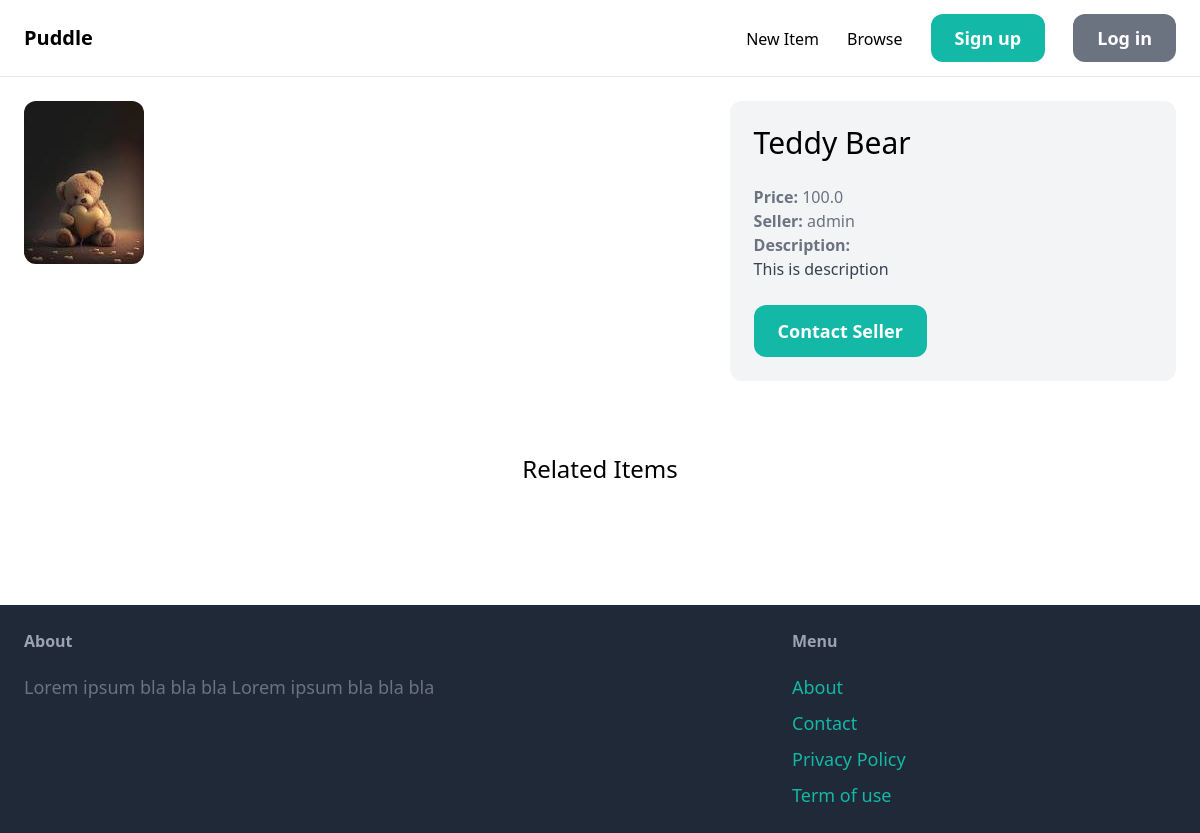
The app's page /items/1/, older data.
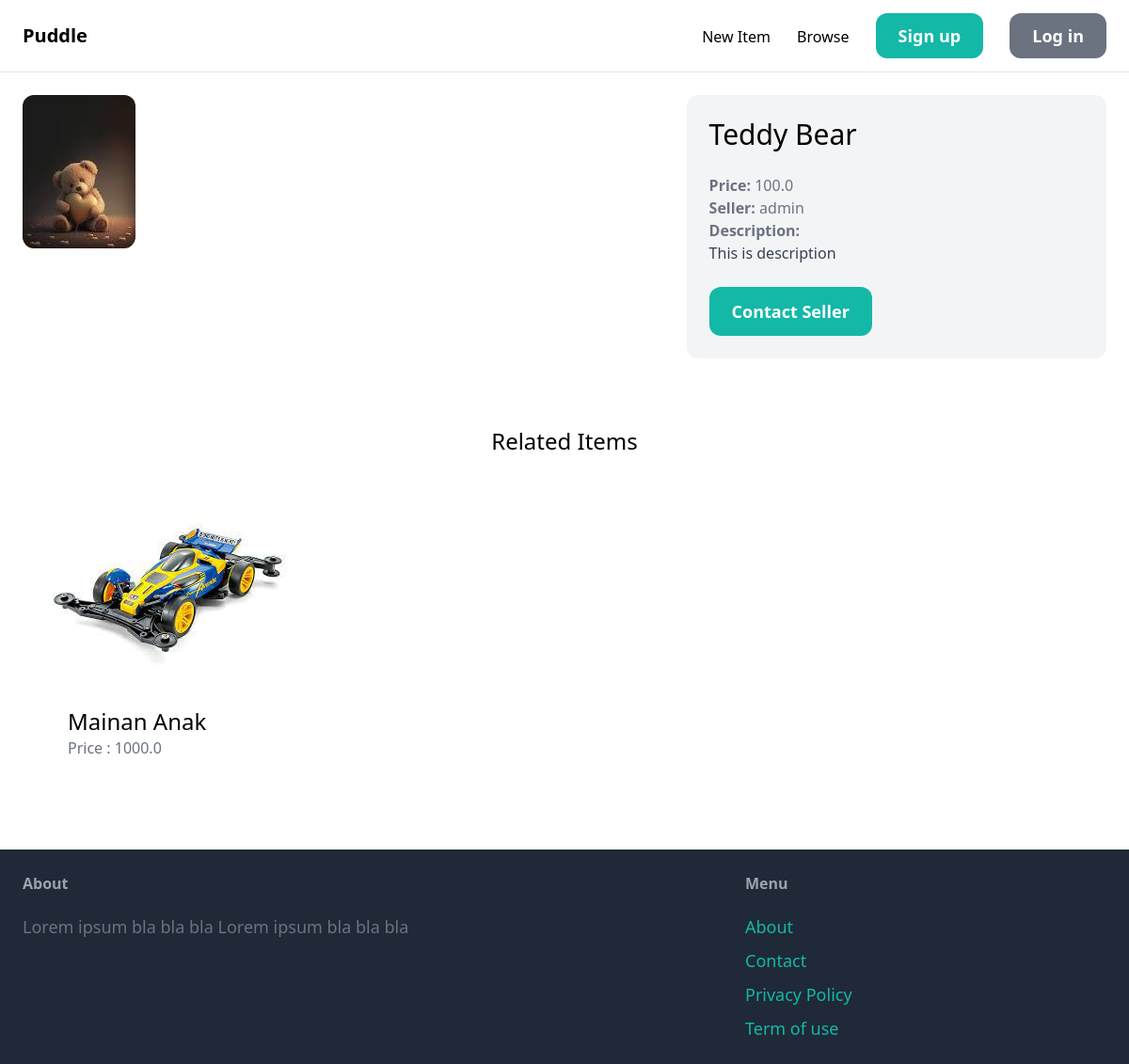
The same page, newer data.
### item/models.py (models this page shows, shortened)
class Item(models.Model):
    category = models.ForeignKey(Category, related_name='items', on_delete=models.CASCADE)
    name = models.CharField(max_length=255)
    description = models.TextField(blank=True, null=True)
    price = models.FloatField()
    image = models.ImageField(upload_to='item_images', blank=True, null=True)
    is_sold = models.BooleanField(default=False)
    created_by = models.ForeignKey(User, related_name='items', on_delete=models.CASCADE)
    created_at =models.DateTimeField(auto_now_add=True)

### item/views.py (the view)
# urls.py: path('<int:pk>/', views.detail, name="detail"),
def detail(request, pk):
    item = get_object_or_404(Item, pk=pk)
    related_items = Item.objects.filter(category=item.category, is_sold=False).exclude(pk=pk)[0:3]
    return render(request, 'item/detail.html', {
        'item' : item,
        'related_items': related_items
    })

### item/templates/item/detail.html
{% extends 'core/base.html' %} {% block title %}{{ item.name }}{% endblock %}
{% block content %}
<div class="grid grid-cols-5 gap-6">
  <div class="col-span-3">
    <img src="{{ item.image.url }}" class="rounded-xl" />
  </div>
  <div class="col-span-2 p-6 bg-gray-100 rounded-xl">
    <h1 class="mb-6 text-3xl">{{ item.name }}</h1>
    <p class="text-gray-500"><strong>Price: </strong>{{ item.price }}</p>
    <p class="text-gray-500">
      <strong>Seller: </strong>{{ item.created_by.username}}
    </p>
    {% if item.description %}
    <p class="text-gray-700">
      <strong class="text-gray-500">Description: </strong><br />
      {{ item.description }}
    </p>
    {% endif %}
    <a
      href="#"
      class="inline-block mt-6 px-6 py-3 text-lg font-semibold bg-teal-500 text-white rounded-xl hover:bg-teal-700"
      >Contact Seller</a
    >
  </div>
</div>
<div class="mt-6 px-6 py-12 bg-gray100 rounded-xl">
  <h2 class="mb-12 text-2xl text-center">Related Items</h2>
  <div class="grid grid-cols-3 gap-3">
    {% for item in related_items %}
    <div>
      <a href="{% url 'item:detail' item.id %}">
        <div>
          <img src="{{ item.image.url }}" class="rounded-t-xl" />
        </div>
        <div class="p-6 bg-white rounded-b-xl">
          <h2 class="text-2xl">{{ item.name }}</h2>
          <p class="text-gray-500">Price : {{ item.price }}</p>
        </div>
      </a>
    </div>
    {% endfor %}
  </div>
</div>
{% endblock %}

Row changes from the older to the newer data that the page shows:
added Item: image (picture), name "Mainan Anak", price "1000.0"
